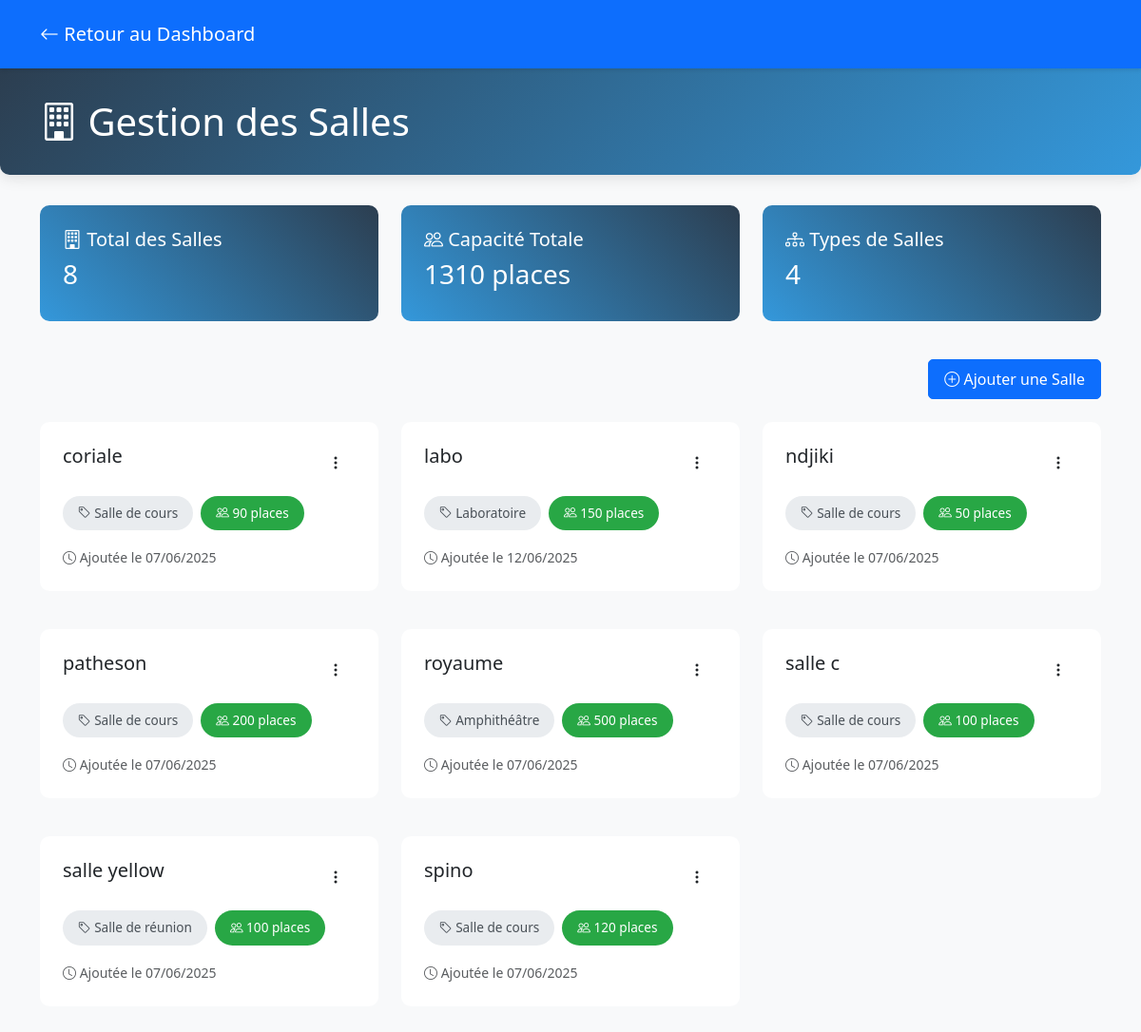
/academy/admin/manage_rooms.php (signed in), run on the app's committed database.
### tables this page shows
CREATE TABLE IF NOT EXISTS `salles` (
  `id` int NOT NULL AUTO_INCREMENT,
  `nom` varchar(50) NOT NULL,
  `capacite` int NOT NULL,
  `type` varchar(50) DEFAULT NULL,
  `created_at` timestamp NULL DEFAULT CURRENT_TIMESTAMP,
  PRIMARY KEY (`id`)
);

### academy/admin/manage_rooms.php (the view, shortened to what this page needs)
<?php
require_once '../config/database.php';
$stmt = $conn->query("SELECT * FROM salles ORDER BY nom");
$salles = $stmt->fetchAll(PDO::FETCH_ASSOC);
?>
<!DOCTYPE html>
<html lang="fr">
<head>
    <link href="https://cdn.jsdelivr.net/npm/bootstrap@5.3.0/dist/css/bootstrap.min.css" rel="stylesheet">
    <link href="https://cdn.jsdelivr.net/npm/bootstrap-icons@1.7.2/font/bootstrap-icons.css" rel="stylesheet">
</head>
<body>
    <nav class="navbar navbar-expand-lg navbar-dark bg-primary">
        <div class="container">
            <a class="navbar-brand" href="dashboard.php">
                <i class="bi bi-arrow-left"></i> Retour au Dashboard
            </a>
        </div>
    </nav>
    <div class="page-header">
        <div class="container">
            <h1 class="mb-0">
                <i class="bi bi-building"></i> Gestion des Salles
            </h1>
        </div>
    </div>
    <div class="container">
        <div class="row mb-4">
            <div class="col-md-4">
                <div class="stats-card">
                    <h5><i class="bi bi-building"></i> Total des Salles</h5>
                    <h3><?php echo count($salles); ?></h3>
                </div>
            </div>
            <div class="col-md-4">
                <div class="stats-card">
                    <h5><i class="bi bi-people"></i> Capacité Totale</h5>
                    <h3><?php echo array_sum(array_column($salles, 'capacite')); ?> places</h3>
                </div>
            </div>
            <div class="col-md-4">
                <div class="stats-card">
                    <h5><i class="bi bi-diagram-3"></i> Types de Salles</h5>
                    <h3><?php echo count(array_unique(array_column($salles, 'type'))); ?></h3>
                </div>
            </div>
        </div>
        <div class="d-flex justify-content-end mb-4">
            <button class="btn btn-primary btn-action" data-bs-toggle="modal" data-bs-target="#addRoomModal">
                <i class="bi bi-plus-circle"></i> Ajouter une Salle
            </button>
        </div>
        <div class="row">
            <?php foreach($salles as $salle): ?>
                <div class="col-md-6 col-lg-4 mb-4">
                    <div class="room-card">
                        <div class="d-flex justify-content-between align-items-start mb-3">
                            <h5 class="mb-0"><?php echo htmlspecialchars($salle['nom']); ?></h5>
                            <div class="dropdown">
                                <button class="btn btn-link text-dark" type="button" data-bs-toggle="dropdown">
                                    <i class="bi bi-three-dots-vertical"></i>
                                </button>
                            </div>
                        </div>
                        <div class="d-flex gap-2 mb-3">
                            <span class="room-type-badge">
                                <i class="bi bi-tag"></i> <?php echo htmlspecialchars($salle['type']); ?>
                            </span>
                            <span class="capacity-badge">
                                <i class="bi bi-people"></i> <?php echo $salle['capacite']; ?> places
                            </span>
                        </div>
                        <small class="text-muted">
                            <i class="bi bi-clock"></i> Ajoutée le <?php echo date('d/m/Y', strtotime($salle['created_at'])); ?>
                        </small>
                    </div>
                </div>
            <?php endforeach; ?>
        </div>
    </div>
</body>
</html>

### academy/admin/manage_rooms.php (style rules this page uses)
body { background-color: #f8f9fa; }
.navbar { box-shadow: 0 2px 4px rgba(0,0,0,.1); padding: 1rem 0; }
.page-header { background: linear-gradient(135deg, #2c3e50 0%, #3498db 100%); color: white; padding: 2rem 0; margin-bottom: 2rem; border-radius: 0 0 10px 10px; box-shadow: 0 4px 15px rgba(0,0,0,0.1); }
.room-card { background: white; border-radius: 10px; padding: 1.5rem; margin-bottom: 1rem; transition: all 0.3s ease; }
.btn-action { padding: 0.5rem 1rem; border-radius: 5px; transition: all 0.3s ease; }
.stats-card { background: linear-gradient(45deg, #3498db, #2c3e50); color: white; border-radius: 10px; padding: 1.5rem; margin-bottom: 1rem; }
.room-type-badge { padding: 0.5rem 1rem; border-radius: 20px; font-size: 0.85rem; background: #e9ecef; color: #495057; }
.capacity-badge { padding: 0.5rem 1rem; border-radius: 20px; font-size: 0.85rem; background: #28a745; color: white; }

### data on the page
salles: nom "coriale", type "Salle de cours", capacite "90", created_at "07/06/2025"
salles: nom "labo", type "Laboratoire", capacite "150", created_at "12/06/2025"
salles: nom "ndjiki", type "Salle de cours", capacite "50", created_at "07/06/2025"
salles: nom "patheson", type "Salle de cours", capacite "200", created_at "07/06/2025"
salles: nom "royaume", type "Amphithéâtre", capacite "500", created_at "07/06/2025"
salles: nom "salle c", type "Salle de cours", capacite "100", created_at "07/06/2025"
salles: nom "salle yellow", type "Salle de réunion", capacite "100", created_at "07/06/2025"
salles: nom "spino", type "Salle de cours", capacite "120", created_at "07/06/2025"

### other printed values
count($salles) "8"
array_sum(array_column($salles, 'capacite')) "1310"
count(array_unique(array_column($salles, 'type'))) "4"
